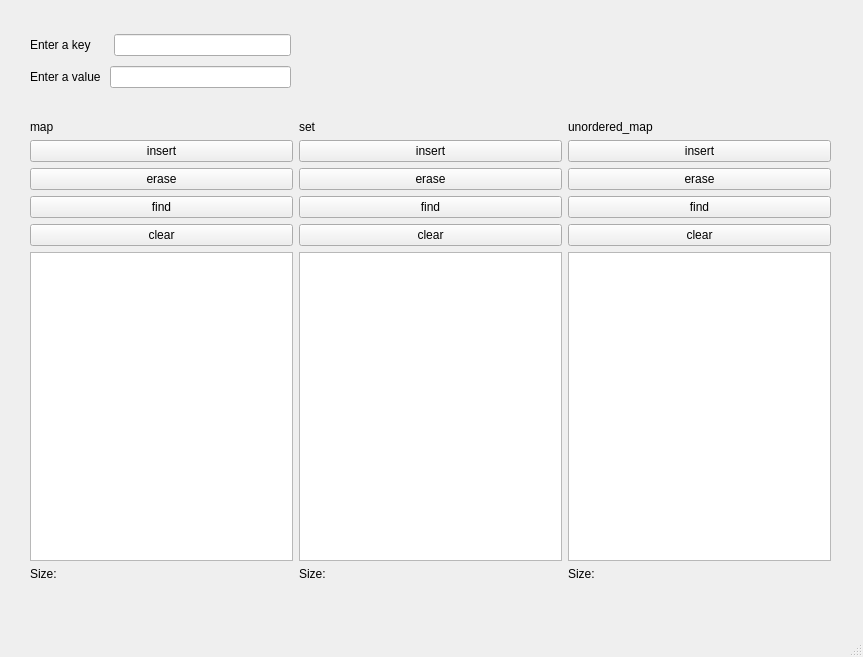
<?xml version="1.0" encoding="UTF-8"?>
<ui version="4.0">
 <class>MainWindow</class>
 <widget class="QMainWindow" name="MainWindow">
  <property name="geometry">
   <rect>
    <x>0</x>
    <y>0</y>
    <width>863</width>
    <height>657</height>
   </rect>
  </property>
  <property name="windowTitle">
   <string>MainWindow</string>
  </property>
  <widget class="QWidget" name="centralwidget">
   <widget class="QWidget" name="">
    <property name="geometry">
     <rect>
      <x>30</x>
      <y>30</y>
      <width>261</width>
      <height>64</height>
     </rect>
    </property>
    <layout class="QVBoxLayout" name="verticalLayout_4">
     <item>
      <layout class="QHBoxLayout" name="horizontalLayout">
       <item>
        <widget class="QLabel" name="label_6">
         <property name="text">
          <string>Enter a key     </string>
         </property>
        </widget>
       </item>
       <item>
        <widget class="QLineEdit" name="lineEdit_key"/>
       </item>
      </layout>
     </item>
     <item>
      <layout class="QHBoxLayout" name="horizontalLayout_2">
       <item>
        <widget class="QLabel" name="label_7">
         <property name="text">
          <string>Enter a value </string>
         </property>
        </widget>
       </item>
       <item>
        <widget class="QLineEdit" name="lineEdit_value"/>
       </item>
      </layout>
     </item>
    </layout>
   </widget>
   <widget class="QWidget" name="">
    <property name="geometry">
     <rect>
      <x>30</x>
      <y>120</y>
      <width>801</width>
      <height>461</height>
     </rect>
    </property>
    <layout class="QHBoxLayout" name="horizontalLayout_3">
     <item>
      <layout class="QVBoxLayout" name="verticalLayout_10">
       <item>
        <layout class="QVBoxLayout" name="verticalLayout_5">
         <item>
          <layout class="QVBoxLayout" name="verticalLayout">
           <item>
            <widget class="QLabel" name="SizeLabel">
             <property name="text">
              <string>map</string>
             </property>
            </widget>
           </item>
           <item>
            <widget class="QPushButton" name="pushButton_insert_map">
             <property name="text">
              <string>insert</string>
             </property>
            </widget>
           </item>
           <item>
            <widget class="QPushButton" name="pushButton_erase_map">
             <property name="text">
              <string>erase</string>
             </property>
            </widget>
           </item>
           <item>
            <widget class="QPushButton" name="pushButton_find_map">
             <property name="text">
              <string>find</string>
             </property>
            </widget>
           </item>
           <item>
            <widget class="QPushButton" name="pushButton_clear_map">
             <property name="text">
              <string>clear</string>
             </property>
            </widget>
           </item>
          </layout>
         </item>
         <item>
          <widget class="QListView" name="mapListView"/>
         </item>
        </layout>
       </item>
       <item>
        <widget class="QLabel" name="mapSizeLabel">
         <property name="text">
          <string>Size:</string>
         </property>
        </widget>
       </item>
      </layout>
     </item>
     <item>
      <layout class="QVBoxLayout" name="verticalLayout_9">
       <item>
        <layout class="QVBoxLayout" name="verticalLayout_6">
         <item>
          <layout class="QVBoxLayout" name="verticalLayout_2">
           <item>
            <widget class="QLabel" name="label_4">
             <property name="text">
              <string>set</string>
             </property>
            </widget>
           </item>
           <item>
            <widget class="QPushButton" name="pushButton_insert_set">
             <property name="text">
              <string>insert</string>
             </property>
            </widget>
           </item>
           <item>
            <widget class="QPushButton" name="pushButton_erase_set">
             <property name="text">
              <string>erase</string>
             </property>
            </widget>
           </item>
           <item>
            <widget class="QPushButton" name="pushButton_find_set">
             <property name="text">
              <string>find</string>
             </property>
            </widget>
           </item>
           <item>
            <widget class="QPushButton" name="pushButton_clear_set">
             <property name="text">
              <string>clear</string>
             </property>
            </widget>
           </item>
          </layout>
         </item>
         <item>
          <widget class="QListView" name="setListView"/>
         </item>
        </layout>
       </item>
       <item>
        <widget class="QLabel" name="setSizeLabel">
         <property name="text">
          <string>Size:</string>
         </property>
        </widget>
       </item>
      </layout>
     </item>
     <item>
      <layout class="QVBoxLayout" name="verticalLayout_8">
       <item>
        <layout class="QVBoxLayout" name="verticalLayout_7">
         <item>
          <layout class="QVBoxLayout" name="verticalLayout_3">
           <item>
            <widget class="QLabel" name="label_5">
             <property name="text">
              <string>unordered_map</string>
             </property>
            </widget>
           </item>
           <item>
            <widget class="QPushButton" name="pushButton_insert_unmap">
             <property name="text">
              <string>insert</string>
             </property>
            </widget>
           </item>
           <item>
            <widget class="QPushButton" name="pushButton_erase_unmap">
             <property name="text">
              <string>erase</string>
             </property>
            </widget>
           </item>
           <item>
            <widget class="QPushButton" name="pushButton_find_unmap">
             <property name="text">
              <string>find</string>
             </property>
            </widget>
           </item>
           <item>
            <widget class="QPushButton" name="pushButton_clear_unmap">
             <property name="text">
              <string>clear</string>
             </property>
            </widget>
           </item>
          </layout>
         </item>
         <item>
          <widget class="QListView" name="unmapListView"/>
         </item>
        </layout>
       </item>
       <item>
        <widget class="QLabel" name="unmapSizeLabel">
         <property name="text">
          <string>Size:</string>
         </property>
        </widget>
       </item>
      </layout>
     </item>
    </layout>
   </widget>
  </widget>
  <widget class="QMenuBar" name="menubar">
   <property name="geometry">
    <rect>
     <x>0</x>
     <y>0</y>
     <width>863</width>
     <height>23</height>
    </rect>
   </property>
  </widget>
  <widget class="QStatusBar" name="statusbar"/>
 </widget>
 <resources/>
 <connections/>
</ui>
